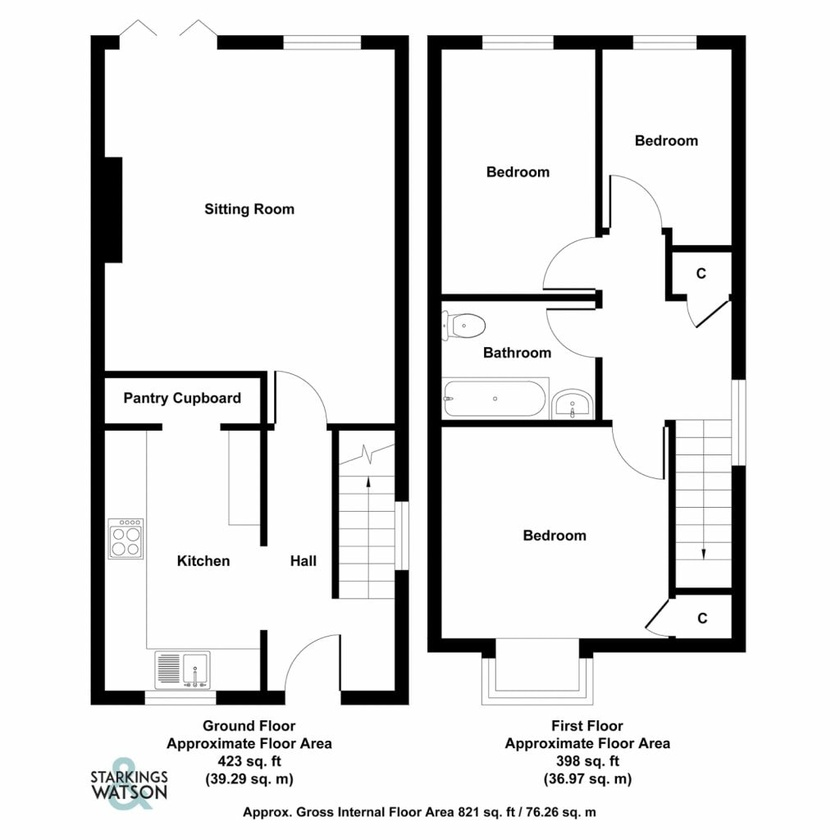
#> input picture resources/123.jpg, 840 x 840 px, shrunk from 1024 x 1024 before the run, found by its file name
$ python test5.py
#> lines starting #> are read from the running program, lines starting #| are printed output that depends on the picture; after the words box and inside, x2 and y2 are one past the last pixel; in counts of white or black regions, pixels touching at a corner belong together
import cv2
import numpy as np
import matplotlib.pyplot as plt

def extract_black_pixels(image_path, threshold=30, min_region_size=10):
    """
    Trích xuất pixel gần màu đen và loại bỏ các cụm nhỏ hơn ngưỡng.

    Args:
        image_path: Đường dẫn ảnh đầu vào.
        threshold: Ngưỡng độ đen (0-255).
        min_region_size: Số pixel nhỏ nhất để giữ lại 1 vùng liên thông.

    Returns:
        image: ảnh gốc
        clean_mask: mask nhị phân (0 hoặc 1) sau khi đã loại nhiễu nhỏ.
    """
#> called with image_path = './resources/123.jpg', threshold = 30, min_region_size = 30
    # Đọc ảnh RGB
    image = cv2.imread(image_path)
#> image is the input picture: shape (840, 840, 3); mean B, G, R 229.1, 229.1, 229
    if image is None:
        raise ValueError("Không đọc được ảnh!")

    # Tính khoảng cách màu với đen
    distance = np.linalg.norm(image.astype(np.int16), axis=2)
    mask = (distance < threshold).astype(np.uint8)
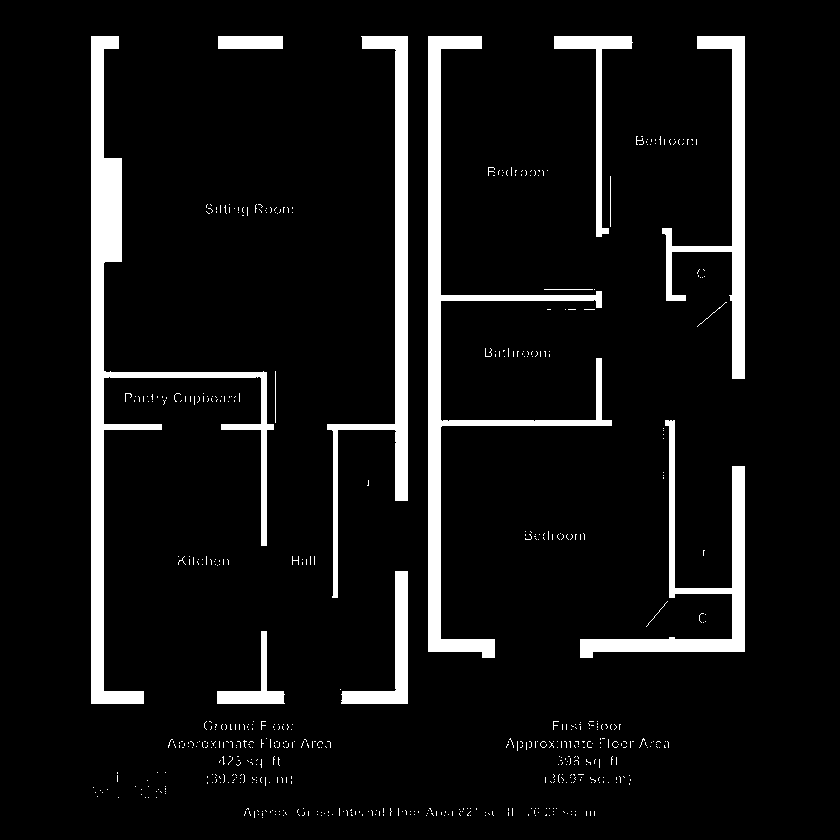
#> mask: shape (840, 840); values 0 (black) and 1 (white), 7.7% white; 609 white regions (591 under 20 px), largest, box (x1, y1, x2, y2) and area: (91, 36, 274, 704) 13888, (428, 36, 612, 658) 11748, (327, 36, 408, 598) 7723

    # Gán nhãn các vùng liên thông
    num_labels, labels = cv2.connectedComponents(mask)
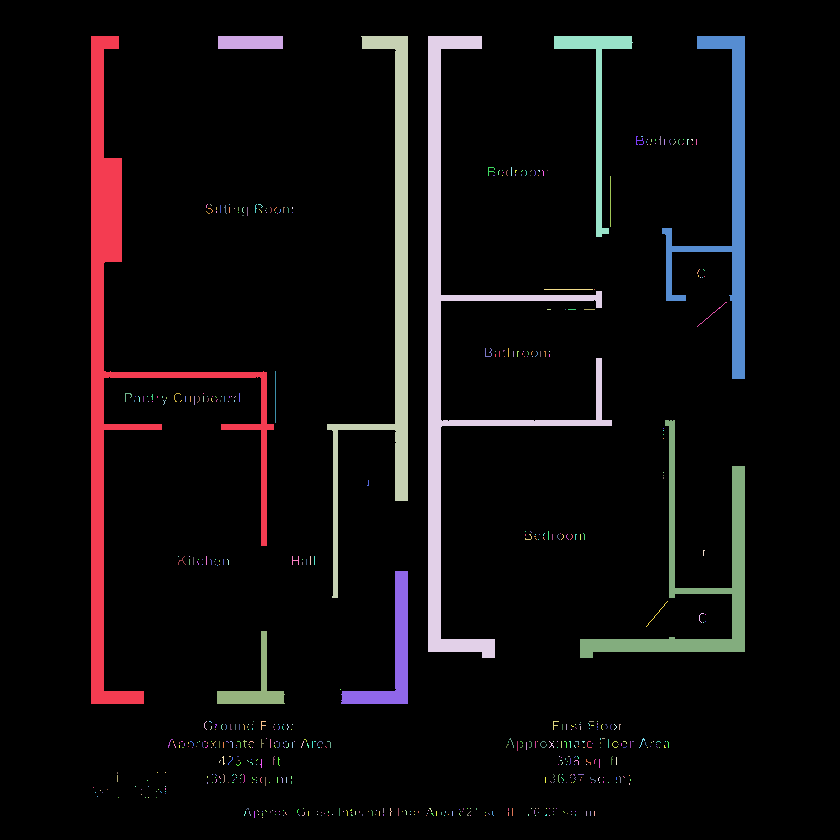
#> labels: shape (840, 840) int32; 610 distinct labels, from 0 to 609; one colour per label, 0 black
#> num_labels = 610

    # Tạo mask mới và giữ lại vùng đủ lớn
    clean_mask = np.zeros_like(mask)
    for label in range(1, num_labels):  # Bỏ label 0 (nền)
        region_size = np.sum(labels == label)
        if region_size >= min_region_size:
            clean_mask[labels == label] = 1
#> this loop made 609 passes
#> region_size on passes 1 to 3: 13888, 845, 7723
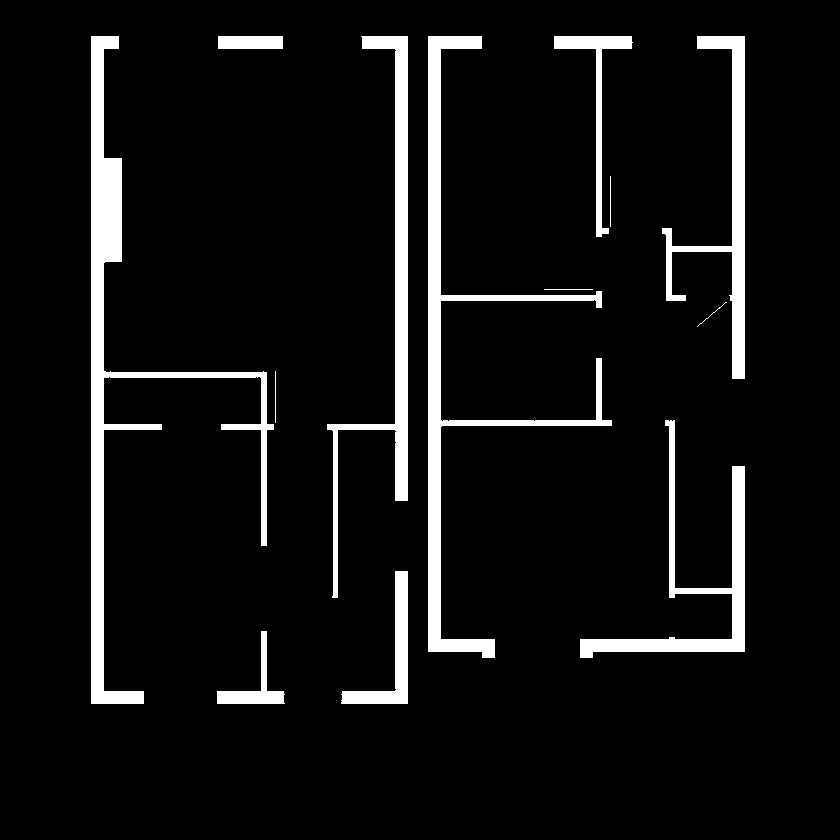
#> clean_mask: shape (840, 840); values 0 (black) and 1 (white), 7.4% white; 13 white regions, largest, box (x1, y1, x2, y2) and area: (91, 36, 274, 704) 13888, (428, 36, 612, 658) 11748, (327, 36, 408, 598) 7723

    return image, clean_mask

# Đường dẫn ảnh
# image_path = "./resources/30939153.jpg"
image_path = "./resources/123.jpg"

# Trích xuất và lọc nhiễu
image, clean_mask = extract_black_pixels(image_path, threshold=30, min_region_size=30)

# Hiển thị kết quả
plt.figure(figsize=(12, 5))

plt.subplot(1, 2, 1)
plt.title("Ảnh gốc")
plt.imshow(cv2.cvtColor(image, cv2.COLOR_BGR2RGB))
plt.axis('off')

plt.subplot(1, 2, 2)
plt.title("Pixel đen sau khi lọc")
plt.imshow(clean_mask, cmap='gray')
plt.axis('off')

plt.tight_layout()
plt.show()
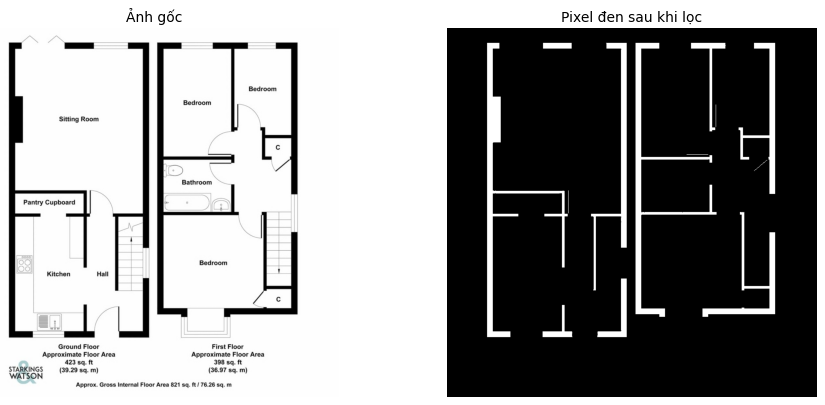
#> figure drawn by matplotlib, 2 panels

$ run again, with resources/30939153.jpg copied over resources/123.jpg
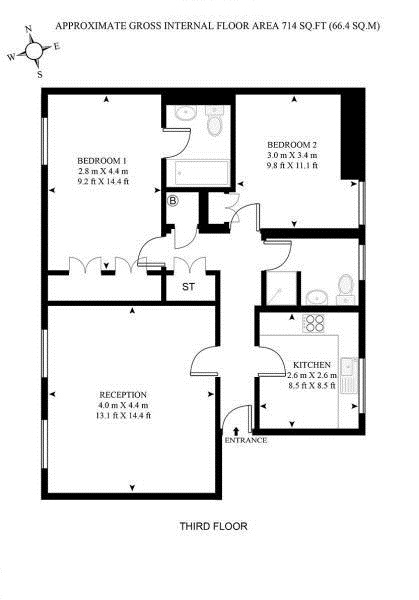
#> input picture resources/30939153.jpg, 419 x 600 px, found by its file name
#> in extract_black_pixels, image is the input picture: shape (600, 419, 3); min 0, max 255, mean 233.3
#> mask: shape (600, 419); values 0 (black) and 1 (white), 5.6% white; 58 white regions (50 under 20 px), largest, box (x1, y1, x2, y2) and area: (42, 88, 365, 236) 6499, (42, 165, 220, 346) 2196, (42, 377, 222, 499) 1647
#> in extract_black_pixels, `num_labels, labels = cv2.connectedComponents(mask)`:
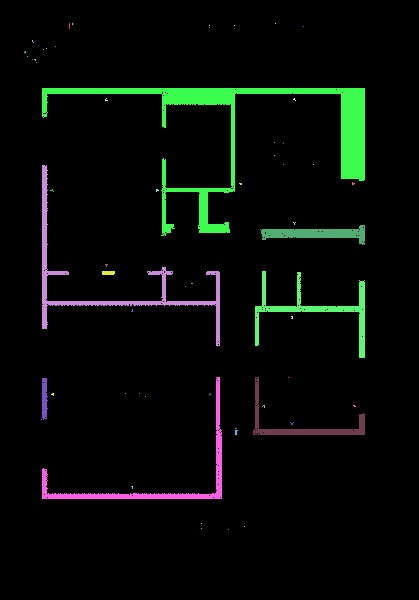
#> labels: shape (600, 419) int32; 59 distinct labels, from 0 to 58; one colour per label, 0 black
#> num_labels = 59
#> the loop in extract_black_pixels, `for label in range(1, num_labels):` made 58 passes
#> region_size on passes 1 to 8: 6, 2, 1, 1, 1, 1, 1, 3
#> `plt.show()`:
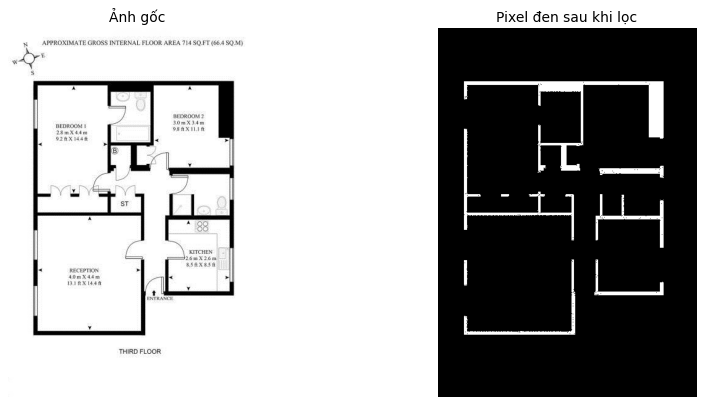
#> figure drawn by matplotlib, 2 panels
